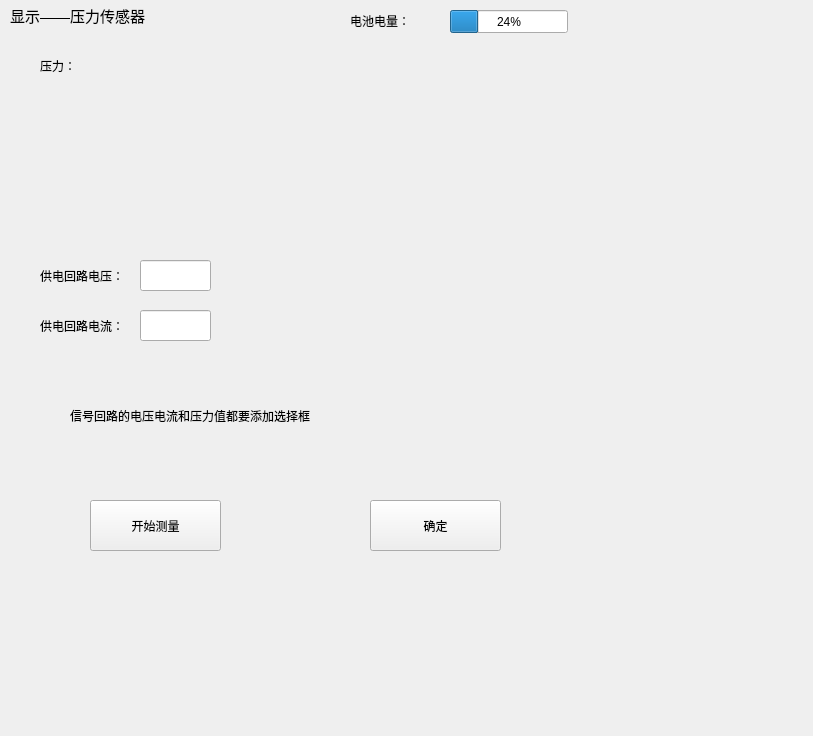
<?xml version="1.0" encoding="UTF-8"?>
<ui version="4.0">
 <class>showWin_pressureSensor</class>
 <widget class="QWidget" name="showWin_pressureSensor">
  <property name="geometry">
   <rect>
    <x>0</x>
    <y>0</y>
    <width>813</width>
    <height>736</height>
   </rect>
  </property>
  <property name="windowTitle">
   <string>显示_压力传感器</string>
  </property>
  <widget class="QLabel" name="label">
   <property name="geometry">
    <rect>
     <x>10</x>
     <y>0</y>
     <width>301</width>
     <height>31</height>
    </rect>
   </property>
   <property name="font">
    <font>
     <pointsize>11</pointsize>
    </font>
   </property>
   <property name="text">
    <string>显示——压力传感器</string>
   </property>
  </widget>
  <widget class="QPushButton" name="btn_start_finish_mea">
   <property name="geometry">
    <rect>
     <x>90</x>
     <y>500</y>
     <width>131</width>
     <height>51</height>
    </rect>
   </property>
   <property name="text">
    <string>开始测量</string>
   </property>
   <property name="checkable">
    <bool>true</bool>
   </property>
  </widget>
  <widget class="QPushButton" name="btn_ok">
   <property name="geometry">
    <rect>
     <x>370</x>
     <y>500</y>
     <width>131</width>
     <height>51</height>
    </rect>
   </property>
   <property name="text">
    <string>确定</string>
   </property>
  </widget>
  <widget class="QLabel" name="label_2">
   <property name="geometry">
    <rect>
     <x>350</x>
     <y>0</y>
     <width>131</width>
     <height>41</height>
    </rect>
   </property>
   <property name="text">
    <string>电池电量：</string>
   </property>
  </widget>
  <widget class="QProgressBar" name="pBar_battery">
   <property name="geometry">
    <rect>
     <x>450</x>
     <y>10</y>
     <width>118</width>
     <height>23</height>
    </rect>
   </property>
   <property name="value">
    <number>24</number>
   </property>
  </widget>
  <widget class="QCustomPlot" name="plot_pressure" native="true">
   <property name="geometry">
    <rect>
     <x>40</x>
     <y>80</y>
     <width>271</width>
     <height>141</height>
    </rect>
   </property>
  </widget>
  <widget class="QLabel" name="label_3">
   <property name="geometry">
    <rect>
     <x>40</x>
     <y>50</y>
     <width>91</width>
     <height>31</height>
    </rect>
   </property>
   <property name="text">
    <string>压力：</string>
   </property>
  </widget>
  <widget class="QLabel" name="label_8">
   <property name="geometry">
    <rect>
     <x>40</x>
     <y>310</y>
     <width>251</width>
     <height>31</height>
    </rect>
   </property>
   <property name="text">
    <string>供电回路电流：</string>
   </property>
  </widget>
  <widget class="QLineEdit" name="lineE_supply_current">
   <property name="geometry">
    <rect>
     <x>140</x>
     <y>310</y>
     <width>71</width>
     <height>31</height>
    </rect>
   </property>
  </widget>
  <widget class="QLineEdit" name="lineE_supply_voltage">
   <property name="geometry">
    <rect>
     <x>140</x>
     <y>260</y>
     <width>71</width>
     <height>31</height>
    </rect>
   </property>
  </widget>
  <widget class="QLabel" name="label_7">
   <property name="geometry">
    <rect>
     <x>40</x>
     <y>260</y>
     <width>251</width>
     <height>31</height>
    </rect>
   </property>
   <property name="text">
    <string>供电回路电压：</string>
   </property>
  </widget>
  <widget class="QLabel" name="label_4">
   <property name="geometry">
    <rect>
     <x>70</x>
     <y>360</y>
     <width>371</width>
     <height>111</height>
    </rect>
   </property>
   <property name="text">
    <string>信号回路的电压电流和压力值都要添加选择框</string>
   </property>
  </widget>
 </widget>
 <customwidgets>
  <customwidget>
   <class>QCustomPlot</class>
   <extends>QWidget</extends>
   <header location="global">qcustomplot.h</header>
   <container>1</container>
  </customwidget>
 </customwidgets>
 <resources/>
 <connections/>
</ui>
